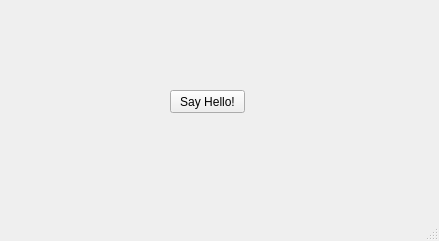
<?xml version="1.0" encoding="UTF-8"?>
<ui version="4.0">
 <class>MainWindow</class>
 <widget class="QMainWindow" name="MainWindow">
  <property name="geometry">
   <rect>
    <x>0</x>
    <y>0</y>
    <width>439</width>
    <height>241</height>
   </rect>
  </property>
  <property name="windowTitle">
   <string>MainWindow</string>
  </property>
  <widget class="QWidget" name="centralwidget">
   <widget class="QPushButton" name="btnSayHello">
    <property name="geometry">
     <rect>
      <x>170</x>
      <y>90</y>
      <width>75</width>
      <height>23</height>
     </rect>
    </property>
    <property name="text">
     <string>Say Hello!</string>
    </property>
   </widget>
  </widget>
  <widget class="QMenuBar" name="menubar">
   <property name="geometry">
    <rect>
     <x>0</x>
     <y>0</y>
     <width>439</width>
     <height>22</height>
    </rect>
   </property>
  </widget>
  <widget class="QStatusBar" name="statusbar"/>
 </widget>
 <resources/>
 <connections/>
</ui>
